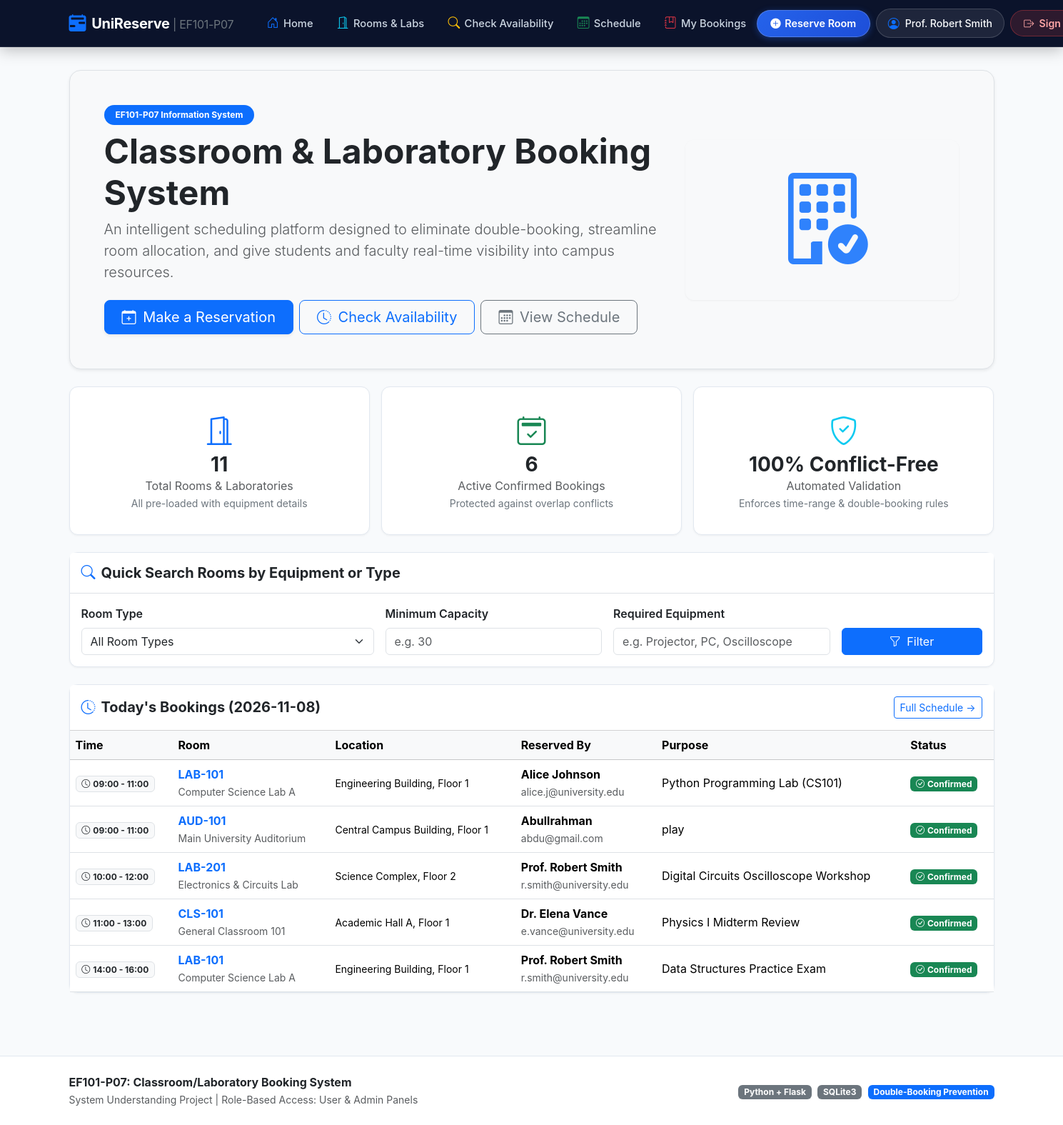
Screenshot of / (signed in) with the database file from the repository.
### tables this page shows
CREATE TABLE bookings (
            id INTEGER PRIMARY KEY AUTOINCREMENT,
            room_id TEXT NOT NULL,
            user_id INTEGER,
            user_name TEXT NOT NULL,
            user_email TEXT NOT NULL,
            booking_date TEXT NOT NULL,
            start_time TEXT NOT NULL,
            end_time TEXT NOT NULL,
            purpose TEXT NOT NULL,
            status TEXT NOT NULL DEFAULT 'Confirmed',
            created_at TEXT NOT NULL,
            FOREIGN KEY (room_id) REFERENCES rooms(id) ON DELETE CASCADE,
            FOREIGN KEY (user_id) REFERENCES users(id) ON DELETE SET NULL
        );

CREATE TABLE rooms (
            id TEXT PRIMARY KEY,
            name TEXT NOT NULL,
            room_type TEXT NOT NULL,
            location TEXT NOT NULL,
            capacity INTEGER NOT NULL,
            equipment TEXT NOT NULL,
            description TEXT
        );

### app.py (the view)
@app.route("/")
def index():
    conn = database.get_db()
    cursor = conn.cursor()
    cursor.execute("SELECT COUNT(*) FROM rooms")
    total_rooms = cursor.fetchone()[0]
    cursor.execute("SELECT COUNT(*) FROM bookings WHERE status = 'Confirmed'")
    active_bookings = cursor.fetchone()[0]
    today_str = date.today().isoformat()
    cursor.execute("""
        SELECT b.*, r.name as room_name, r.location
        FROM bookings b
        JOIN rooms r ON b.room_id = r.id
        WHERE b.booking_date = ? AND b.status = 'Confirmed'
        ORDER BY b.start_time ASC
    """, (today_str,))
    todays_bookings = cursor.fetchall()
    cursor.execute("SELECT * FROM rooms LIMIT 6")
    featured_rooms = cursor.fetchall()
    cursor.execute("SELECT DISTINCT room_type FROM rooms ORDER BY room_type")
    room_types = [row[0] for row in cursor.fetchall()]
    conn.close()
    return render_template(
        "index.html",
        total_rooms=total_rooms,
        active_bookings=active_bookings,
        todays_bookings=todays_bookings,
        featured_rooms=featured_rooms,
        room_types=room_types,
        today=today_str
    )

### templates/index.html (shortened to what this page needs)
{% extends "base.html" %}
{% block content %}
<div class="p-5 mb-4 bg-light rounded-4 border shadow-sm">
    <div class="row align-items-center">
        <div class="col-lg-8">
            <span class="badge bg-primary px-3 py-2 rounded-pill mb-2">EF101-P07 Information System</span>
            <h1 class="display-5 fw-bold text-dark">Classroom & Laboratory Booking System</h1>
            <p class="lead text-muted">
                An intelligent scheduling platform designed to eliminate double-booking, streamline room allocation, and give students and faculty real-time visibility into campus resources.
            </p>
            <div class="d-flex flex-wrap gap-2 mt-4">
                <a href="{{ url_for('book_room') }}" class="btn btn-primary btn-lg px-4 shadow-sm">
                    <i class="bi bi-calendar-plus me-1"></i> Make a Reservation
                </a>
                <a href="{{ url_for('check_availability') }}" class="btn btn-outline-primary btn-lg px-4">
                    <i class="bi bi-clock-history me-1"></i> Check Availability
                </a>
                <a href="{{ url_for('schedule_view') }}" class="btn btn-outline-secondary btn-lg px-4">
                    <i class="bi bi-calendar3 me-1"></i> View Schedule
                </a>
            </div>
        </div>
        <div class="col-lg-4 text-center d-none d-lg-block">
            <div class="card border-0 bg-transparent text-center p-3">
                <i class="bi bi-building-check text-primary" style="font-size: 8rem; opacity: 0.85;"></i>
            </div>
        </div>
    </div>
</div>
<div class="row g-3 mb-4">
    <div class="col-md-4">
        <div class="card text-center p-3 h-100 bg-white">
            <div class="card-body">
                <i class="bi bi-door-open fs-1 text-primary mb-2"></i>
                <h3 class="fw-bold mb-0">{{ total_rooms }}</h3>
                <p class="text-muted mb-0">Total Rooms & Laboratories</p>
                <small class="text-secondary">All pre-loaded with equipment details</small>
            </div>
        </div>
    </div>
    <div class="col-md-4">
        <div class="card text-center p-3 h-100 bg-white">
            <div class="card-body">
                <i class="bi bi-calendar2-check fs-1 text-success mb-2"></i>
                <h3 class="fw-bold mb-0">{{ active_bookings }}</h3>
                <p class="text-muted mb-0">Active Confirmed Bookings</p>
                <small class="text-secondary">Protected against overlap conflicts</small>
            </div>
        </div>
    </div>
    <div class="col-md-4">
        <div class="card text-center p-3 h-100 bg-white">
            <div class="card-body">
                <i class="bi bi-shield-check fs-1 text-info mb-2"></i>
                <h3 class="fw-bold mb-0">100% Conflict-Free</h3>
                <p class="text-muted mb-0">Automated Validation</p>
                <small class="text-secondary">Enforces time-range & double-booking rules</small>
            </div>
        </div>
    </div>
</div>
<div class="card mb-4 bg-white">
    <div class="card-header bg-white py-3 border-bottom">
        <h5 class="card-title mb-0 fw-bold">
            <i class="bi bi-search me-2 text-primary"></i>Quick Search Rooms by Equipment or Type
        </h5>
    </div>
    <div class="card-body">
        <form action="{{ url_for('rooms_list') }}" method="GET" class="row g-3">
            <div class="col-md-4">
                <label class="form-label fw-semibold">Room Type</label>
                <select name="type" class="form-select">
                    <option value="">All Room Types</option>
                </select>
            </div>
            <div class="col-md-3">
                <label class="form-label fw-semibold">Minimum Capacity</label>
                <input type="number" name="capacity" class="form-control" placeholder="e.g. 30" min="1">
            </div>
            <div class="col-md-3">
                <label class="form-label fw-semibold">Required Equipment</label>
                <input type="text" name="equipment" class="form-control" placeholder="e.g. Projector, PC, Oscilloscope">
            </div>
            <div class="col-md-2 d-flex align-items-end">
                <button type="submit" class="btn btn-primary w-100">
                    <i class="bi bi-funnel me-1"></i> Filter
                </button>
            </div>
        </form>
    </div>
</div>
<div class="card mb-4 bg-white">
    <div class="card-header bg-white py-3 d-flex justify-content-between align-items-center">
        <h5 class="card-title mb-0 fw-bold">
            <i class="bi bi-clock-history me-2 text-primary"></i>Today's Bookings ({{ today }})
        </h5>
        <a href="{{ url_for('schedule_view') }}" class="btn btn-outline-primary btn-sm">Full Schedule &rarr;</a>
    </div>
    <div class="card-body p-0">
        {% if todays_bookings %}
            <div class="table-responsive">
                <table class="table table-hover align-middle mb-0">
                    <thead class="table-light">
                        <tr>
                            <th>Time</th>
                            <th>Room</th>
                            <th>Location</th>
                            <th>Reserved By</th>
                            <th>Purpose</th>
                            <th>Status</th>
                        </tr>
                    </thead>
                    <tbody>
                        {% for b in todays_bookings %}
                            <tr>
                                <td>
                                    <span class="badge bg-light text-dark border">
                                        <i class="bi bi-clock me-1"></i>{{ b.start_time }} - {{ b.end_time }}
                                    </span>
                                </td>
                                <td>
                                    <span class="fw-bold text-primary">{{ b.room_id }}</span><br>
                                    <small class="text-muted">{{ b.room_name }}</small>
                                </td>
                                <td><small>{{ b.location }}</small></td>
                                <td>
                                    <strong>{{ b.user_name }}</strong><br>
                                    <small class="text-muted">{{ b.user_email }}</small>
                                </td>
                                <td>{{ b.purpose }}</td>
                                <td>
                                    <span class="badge bg-success"><i class="bi bi-check-circle me-1"></i>{{ b.status }}</span>
                                </td>
                            </tr>
                        {% endfor %}
                    </tbody>
                </table>
            </div>
        {% else %}
            <div class="text-center py-4 text-muted">
                <i class="bi bi-calendar2-x fs-2 d-block mb-2"></i>
                No bookings scheduled for today yet.
            </div>
        {% endif %}
    </div>
</div>
{% endblock %}

### templates/base.html (shortened to what this page needs)
<!DOCTYPE html>
<html lang="en">
<head>
    <link href="https://cdn.jsdelivr.net/npm/bootstrap@5.3.3/dist/css/bootstrap.min.css" rel="stylesheet">
    <link rel="stylesheet" href="https://cdn.jsdelivr.net/npm/bootstrap-icons@1.11.3/font/bootstrap-icons.min.css">
    <link rel="stylesheet" href="{{ url_for('static', filename='css/style.css') }}">
</head>
<body>
    <nav class="navbar navbar-expand-xl navbar-dark custom-navbar sticky-top">
        <div class="container-xl">
            {% if current_user.role == 'Admin' %}
                <a class="navbar-brand d-flex align-items-center gap-2" href="{{ url_for('admin_panel') }}">
                    <i class="bi bi-shield-lock-fill text-warning fs-4"></i>
                    <span>UniReserve <span class="badge bg-warning text-dark fs-6 ms-1 px-2 py-1">Admin Console</span></span>
                </a>
            {% else %}
                <a class="navbar-brand d-flex align-items-center gap-2" href="{{ url_for('index') }}">
                    <i class="bi bi-calendar2-range-fill text-primary fs-4"></i>
                    <span>UniReserve <small class="text-secondary fs-6 fw-normal">| EF101-P07</small></span>
                </a>
            {% endif %}
            <div class="collapse navbar-collapse" id="navContent">
                <ul class="navbar-nav me-auto mb-2 mb-xl-0 ms-xl-3 gap-xl-1">
                    {% if current_user.role == 'Admin' %}
                        <li class="nav-item">
                            <a class="nav-link-modern" href="{{ url_for('admin_panel') }}">
                                <i class="bi bi-speedometer2 text-warning"></i> Dashboard
                            </a>
                        </li>
                        <li class="nav-item">
                            <a class="nav-link-modern" href="{{ url_for('schedule_view') }}">
                                <i class="bi bi-calendar3 text-success"></i> Schedule
                            </a>
                        </li>
                        <li class="nav-item">
                            <a class="nav-link-modern" href="{{ url_for('check_availability') }}">
                                <i class="bi bi-search text-info"></i> Check Availability
                            </a>
                        </li>
                    {% elif current_user.id %}
                        <li class="nav-item">
                            <a class="nav-link-modern" href="{{ url_for('index') }}">
                                <i class="bi bi-house-door text-primary"></i> Home
                            </a>
                        </li>
                        <li class="nav-item">
                            <a class="nav-link-modern" href="{{ url_for('rooms_list') }}">
                                <i class="bi bi-door-open text-info"></i> Rooms & Labs
                            </a>
                        </li>
                        <li class="nav-item">
                            <a class="nav-link-modern" href="{{ url_for('check_availability') }}">
                                <i class="bi bi-search text-warning"></i> Check Availability
                            </a>
                        </li>
                        <li class="nav-item">
                            <a class="nav-link-modern" href="{{ url_for('schedule_view') }}">
                                <i class="bi bi-calendar3 text-success"></i> Schedule
                            </a>
                        </li>
                        <li class="nav-item">
                            <a class="nav-link-modern" href="{{ url_for('my_bookings') }}">
                                <i class="bi bi-journal-bookmark text-danger"></i> My Bookings
                            </a>
                        </li>
                    {% endif %}
                </ul>
                <div class="d-flex align-items-center gap-2 mt-2 mt-xl-0 flex-nowrap">
                    {% if current_user.id %}
                        {% if current_user.role != 'Admin' %}
                            <a href="{{ url_for('book_room') }}" class="btn-reserve-nav">
                                <i class="bi bi-plus-circle-fill"></i> Reserve Room
                            </a>
                        {% endif %}
                        <div class="user-badge-pill {% if current_user.role == 'Admin' %}admin-badge{% endif %}">
                            <i class="bi {% if current_user.role == 'Admin' %}bi-shield-check text-warning{% else %}bi-person-circle text-primary{% endif %} fs-6"></i>
                            <span>{{ current_user.name }}</span>
                        </div>
                        <a href="{{ url_for('logout') }}" class="btn-signout" title="Sign Out of your account">
                            <i class="bi bi-box-arrow-right"></i>
                            <span>Sign Out</span>
                        </a>
                    {% endif %}
                </div>
            </div>
        </div>
    </nav>
    <main class="container py-3">
        {% block content %}{% endblock %}
    </main>
    <footer class="py-4 mt-5">
        <div class="container text-center text-muted">
            <div class="row align-items-center">
                <div class="col-md-6 text-md-start mb-2 mb-md-0">
                    <span class="fw-bold text-dark">EF101-P07: Classroom/Laboratory Booking System</span><br>
                    <small>System Understanding Project | Role-Based Access: User & Admin Panels</small>
                </div>
                <div class="col-md-6 text-md-end">
                    <span class="badge bg-secondary me-1">Python + Flask</span>
                    <span class="badge bg-secondary me-1">SQLite3</span>
                    <span class="badge bg-primary">Double-Booking Prevention</span>
                </div>
            </div>
        </div>
    </footer>
</body>
</html>

### rows the page displays
bookings: start_time "09:00", end_time "11:00", room_id "LAB-101", room_name "Computer Science Lab A", location "Engineering Building, Floor 1", user_name "Alice Johnson", user_email "alice.j@university.edu", purpose "Python Programming Lab (CS101)", status "Confirmed"
bookings: start_time "09:00", end_time "11:00", room_id "AUD-101", room_name "Main University Auditorium", location "Central Campus Building, Floor 1", user_name "Abullrahman", user_email "abdu@gmail.com", purpose "play", status "Confirmed"
bookings: start_time "10:00", end_time "12:00", room_id "LAB-201", room_name "Electronics & Circuits Lab", location "Science Complex, Floor 2", user_name "Prof. Robert Smith", user_email "r.smith@university.edu", purpose "Digital Circuits Oscilloscope Workshop", status "Confirmed"
bookings: start_time "11:00", end_time "13:00", room_id "CLS-101", room_name "General Classroom 101", location "Academic Hall A, Floor 1", user_name "Dr. Elena Vance", user_email "e.vance@university.edu", purpose "Physics I Midterm Review", status "Confirmed"
bookings: start_time "14:00", end_time "16:00", room_id "LAB-101", room_name "Computer Science Lab A", location "Engineering Building, Floor 1", user_name "Prof. Robert Smith", user_email "r.smith@university.edu", purpose "Data Structures Practice Exam", status "Confirmed"

### other values shown
{{ current_user.name }} "Prof. Robert Smith"
{{ total_rooms }} "11"
{{ active_bookings }} "6"
